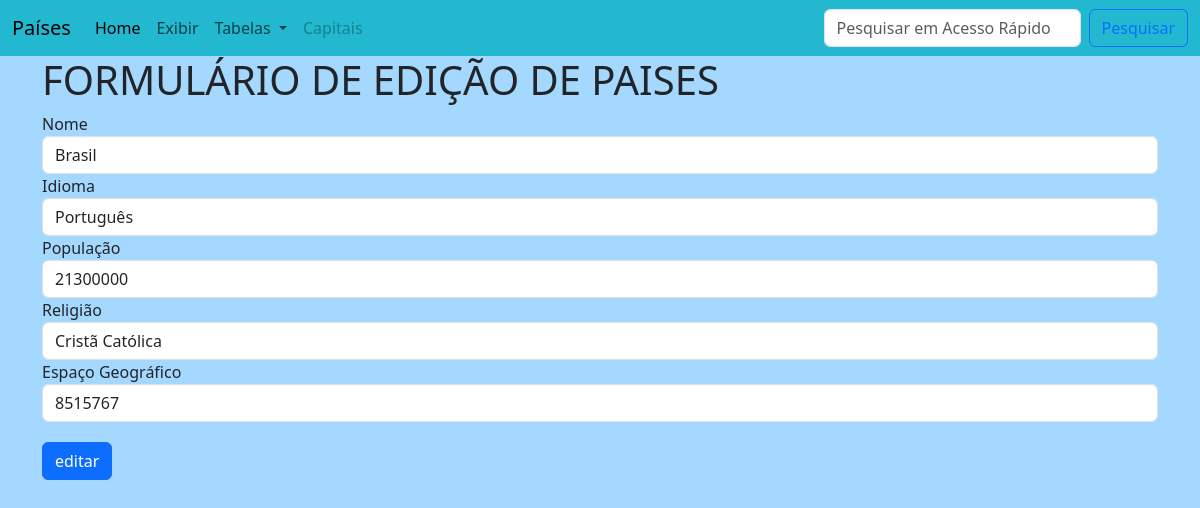
Screenshot of /1/prova2_edits/prova2/formulario_editar_paises.php?id=1 with the database file from the repository.
### tables this page shows
CREATE TABLE `paises` (
  `id` int(11) NOT NULL AUTO_INCREMENT,
  `pais` varchar(60) DEFAULT NULL,
  `idioma` varchar(60) DEFAULT NULL,
  `populacao` int(60) DEFAULT NULL,
  `religiao` varchar(60) DEFAULT NULL,
  `espaco_geografico` int(60) DEFAULT NULL,
  `id_regiao` int(11) DEFAULT NULL,
  PRIMARY KEY (`id`)
);

### 1/prova2_edits/prova2/formulario_editar_paises.php (the view, shortened to what this page needs)
<!doctype html>
<html lang="pt-br">
  <head>
    <link href="https://cdn.jsdelivr.net/npm/bootstrap@5.3.1/dist/css/bootstrap.min.css" rel="stylesheet">
  </head>
  <body style="background-color: #a5d8ff;">
    <?php
        include "menu_paises.php";
        include "conexao_paises.php";
    ?>
    <DIV class="container">
        <h1>FORMULÁRIO DE EDIÇÃO DE PAISES</h1>
        <?php
          $sql = "SELECT * FROM paises where id = $_GET[id];";
          $sql = $con->query($sql);
          $linha = $sql->fetch_assoc();
        ?>
        <form action="editar_pais.php?id=<?php echo $linha['id']?>" method="post">
            Nome
            <input type="text" name="pais" value="<?php echo $linha['pais'] ?>" class="form-control" required autocomplete="off">
            Idioma
            <input type="text" name="idioma" value="<?php echo $linha['idioma'] ?>" class="form-control" required autocomplete="off">
            População
            <input type="number" class="form-control" value="<?php echo $linha['populacao'] ?>" name="populacao" autocomplete="off" placeholder="Digite somente números">
            Religião
            <input type="text" name="religiao" value="<?php echo $linha['religiao'] ?>" class="form-control" autocomplete="off">
            Espaço Geográfico
            <input type="text" name="espaco_geografico" value="<?php echo $linha['espaco_geografico'] ?>" class="form-control" autocomplete="off" placeholder="Digite somente números">
          <input type="submit" class="btn btn-primary" style="margin-top: 20px" value="editar">
        </form>
    </DIV>
  </body>
</html>

### rows the page displays
paises: pais "Brasil", idioma "Português", populacao "21300000", religiao "Cristã Católica", espaco_geografico "8515767"
